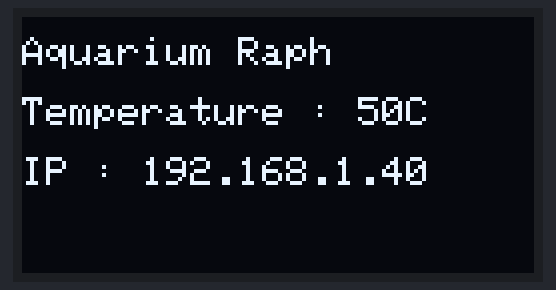
This program was run on a simulated Arduino Uno, built with avr-gcc and run on an emulated ATmega328P. Shown: 128×64 one-colour display.

Above: at 2.1 s.

The program:

main.cpp
```cpp
#include <Wire.h>
#include <Adafruit_GFX.h>
#include <Adafruit_SSD1306.h>
#include <Adafruit_I2CDevice.h>
#include <Adafruit_SPIDevice.h>

#define SCREEN_WIDTH 128 // Largeur de l'écran en pixels
#define SCREEN_HEIGHT 64 // Hauteur de l'écran en pixels.

// Déclaration de l'écran connecté via I2C.
Adafruit_SSD1306 display(SCREEN_WIDTH, SCREEN_HEIGHT, &Wire, -1);

void setup() {
  Serial.begin(115200);

  if(!display.begin(SSD1306_SWITCHCAPVCC, 0x3C)) { // Address 0x3D for 128x64
    Serial.println(F("SSD1306 allocation failed"));
    for(;;);
  }


}

void loop() {
  //Affichage des informations nécessaires.
  delay(2000);
  display.clearDisplay();

  display.setTextSize(1,1);
  display.setTextColor(WHITE);

  display.setCursor(0, 5);
  // Display static text
  display.println("Aquarium Raph");

  display.setCursor(0, 20);
  // Display static text
  display.println("Temperature : 50C");

  display.setCursor(0, 35);
  // Display static text
  display.println("IP : 192.168.1.40");

  display.display();
}
```
